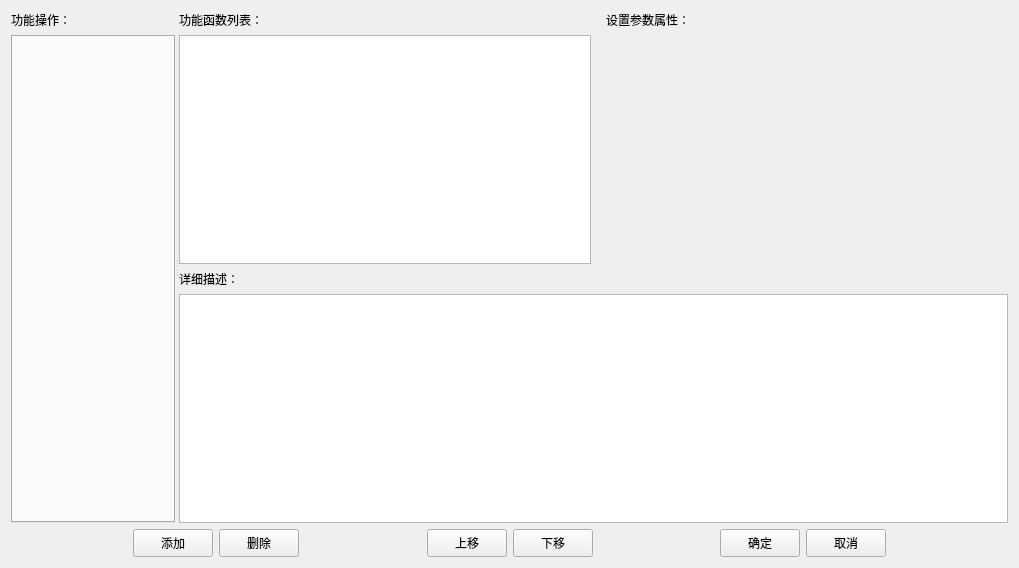
<?xml version="1.0" encoding="UTF-8"?>
<ui version="4.0">
 <class>FunctionEditorDialog</class>
 <widget class="QDialog" name="FunctionEditorDialog">
  <property name="geometry">
   <rect>
    <x>0</x>
    <y>0</y>
    <width>1019</width>
    <height>568</height>
   </rect>
  </property>
  <property name="windowTitle">
   <string>Dialog</string>
  </property>
  <layout class="QVBoxLayout" name="verticalLayout_5">
   <item>
    <widget class="QSplitter" name="splitter">
     <property name="sizePolicy">
      <sizepolicy hsizetype="Expanding" vsizetype="Expanding">
       <horstretch>0</horstretch>
       <verstretch>0</verstretch>
      </sizepolicy>
     </property>
     <property name="orientation">
      <enum>Qt::Horizontal</enum>
     </property>
     <widget class="QWidget" name="layoutWidget">
      <layout class="QVBoxLayout" name="verticalLayout">
       <property name="sizeConstraint">
        <enum>QLayout::SetMaximumSize</enum>
       </property>
       <item>
        <widget class="QLabel" name="label">
         <property name="text">
          <string>功能操作：</string>
         </property>
        </widget>
       </item>
       <item>
        <widget class="QTabWidget" name="tabFuncSelect">
         <property name="sizePolicy">
          <sizepolicy hsizetype="Expanding" vsizetype="Expanding">
           <horstretch>0</horstretch>
           <verstretch>0</verstretch>
          </sizepolicy>
         </property>
         <property name="currentIndex">
          <number>-1</number>
         </property>
        </widget>
       </item>
      </layout>
     </widget>
     <widget class="QWidget" name="layoutWidget">
      <layout class="QVBoxLayout" name="verticalLayout_4">
       <property name="sizeConstraint">
        <enum>QLayout::SetMaximumSize</enum>
       </property>
       <item>
        <layout class="QHBoxLayout" name="horizontalLayout_2">
         <item>
          <layout class="QVBoxLayout" name="verticalLayout_3">
           <property name="sizeConstraint">
            <enum>QLayout::SetMaximumSize</enum>
           </property>
           <item>
            <widget class="QLabel" name="label_3">
             <property name="sizePolicy">
              <sizepolicy hsizetype="Expanding" vsizetype="Preferred">
               <horstretch>0</horstretch>
               <verstretch>0</verstretch>
              </sizepolicy>
             </property>
             <property name="text">
              <string>功能函数列表：</string>
             </property>
            </widget>
           </item>
           <item>
            <widget class="QTableWidget" name="tableEventFunc"/>
           </item>
          </layout>
         </item>
         <item>
          <widget class="QWidget" name="propTableFunc" native="true">
           <property name="sizePolicy">
            <sizepolicy hsizetype="Preferred" vsizetype="Expanding">
             <horstretch>0</horstretch>
             <verstretch>0</verstretch>
            </sizepolicy>
           </property>
           <property name="minimumSize">
            <size>
             <width>160</width>
             <height>0</height>
            </size>
           </property>
           <layout class="QVBoxLayout" name="propTableFuncLayout">
            <property name="sizeConstraint">
             <enum>QLayout::SetMaximumSize</enum>
            </property>
            <property name="topMargin">
             <number>0</number>
            </property>
            <property name="bottomMargin">
             <number>0</number>
            </property>
            <item>
             <widget class="QLabel" name="label_4">
              <property name="minimumSize">
               <size>
                <width>360</width>
                <height>0</height>
               </size>
              </property>
              <property name="text">
               <string>设置参数属性：</string>
              </property>
             </widget>
            </item>
            <item>
             <widget class="QStackedWidget" name="stackedWidget"/>
            </item>
           </layout>
          </widget>
         </item>
        </layout>
       </item>
       <item>
        <layout class="QVBoxLayout" name="verticalLayout_2">
         <item>
          <widget class="QLabel" name="label_2">
           <property name="text">
            <string>详细描述：</string>
           </property>
          </widget>
         </item>
         <item>
          <widget class="QPlainTextEdit" name="plainTextFuncDesc"/>
         </item>
        </layout>
       </item>
      </layout>
     </widget>
    </widget>
   </item>
   <item>
    <layout class="QHBoxLayout" name="horizontalLayout">
     <property name="sizeConstraint">
      <enum>QLayout::SetFixedSize</enum>
     </property>
     <item>
      <spacer name="horizontalSpacer_3">
       <property name="orientation">
        <enum>Qt::Horizontal</enum>
       </property>
       <property name="sizeHint" stdset="0">
        <size>
         <width>40</width>
         <height>20</height>
        </size>
       </property>
      </spacer>
     </item>
     <item>
      <spacer name="horizontalSpacer_4">
       <property name="orientation">
        <enum>Qt::Horizontal</enum>
       </property>
       <property name="sizeHint" stdset="0">
        <size>
         <width>40</width>
         <height>20</height>
        </size>
       </property>
      </spacer>
     </item>
     <item>
      <widget class="QToolButton" name="btnAdd">
       <property name="minimumSize">
        <size>
         <width>80</width>
         <height>28</height>
        </size>
       </property>
       <property name="text">
        <string>添加</string>
       </property>
      </widget>
     </item>
     <item>
      <widget class="QToolButton" name="btnDel">
       <property name="minimumSize">
        <size>
         <width>80</width>
         <height>28</height>
        </size>
       </property>
       <property name="text">
        <string>删除</string>
       </property>
      </widget>
     </item>
     <item>
      <spacer name="horizontalSpacer">
       <property name="orientation">
        <enum>Qt::Horizontal</enum>
       </property>
       <property name="sizeHint" stdset="0">
        <size>
         <width>40</width>
         <height>20</height>
        </size>
       </property>
      </spacer>
     </item>
     <item>
      <spacer name="horizontalSpacer_2">
       <property name="orientation">
        <enum>Qt::Horizontal</enum>
       </property>
       <property name="sizeHint" stdset="0">
        <size>
         <width>40</width>
         <height>20</height>
        </size>
       </property>
      </spacer>
     </item>
     <item>
      <widget class="QToolButton" name="btnMoveUp">
       <property name="minimumSize">
        <size>
         <width>80</width>
         <height>28</height>
        </size>
       </property>
       <property name="text">
        <string>上移</string>
       </property>
      </widget>
     </item>
     <item>
      <widget class="QToolButton" name="btnMoveDown">
       <property name="minimumSize">
        <size>
         <width>80</width>
         <height>28</height>
        </size>
       </property>
       <property name="text">
        <string>下移</string>
       </property>
      </widget>
     </item>
     <item>
      <spacer name="horizontalSpacer_5">
       <property name="orientation">
        <enum>Qt::Horizontal</enum>
       </property>
       <property name="sizeHint" stdset="0">
        <size>
         <width>40</width>
         <height>20</height>
        </size>
       </property>
      </spacer>
     </item>
     <item>
      <spacer name="horizontalSpacer_6">
       <property name="orientation">
        <enum>Qt::Horizontal</enum>
       </property>
       <property name="sizeHint" stdset="0">
        <size>
         <width>40</width>
         <height>20</height>
        </size>
       </property>
      </spacer>
     </item>
     <item>
      <widget class="QToolButton" name="btnOk">
       <property name="minimumSize">
        <size>
         <width>80</width>
         <height>28</height>
        </size>
       </property>
       <property name="text">
        <string>确定</string>
       </property>
      </widget>
     </item>
     <item>
      <widget class="QToolButton" name="btnCancel">
       <property name="minimumSize">
        <size>
         <width>80</width>
         <height>28</height>
        </size>
       </property>
       <property name="text">
        <string>取消</string>
       </property>
      </widget>
     </item>
     <item>
      <spacer name="horizontalSpacer_7">
       <property name="orientation">
        <enum>Qt::Horizontal</enum>
       </property>
       <property name="sizeHint" stdset="0">
        <size>
         <width>40</width>
         <height>20</height>
        </size>
       </property>
      </spacer>
     </item>
     <item>
      <spacer name="horizontalSpacer_8">
       <property name="orientation">
        <enum>Qt::Horizontal</enum>
       </property>
       <property name="sizeHint" stdset="0">
        <size>
         <width>40</width>
         <height>20</height>
        </size>
       </property>
      </spacer>
     </item>
    </layout>
   </item>
  </layout>
 </widget>
 <resources/>
 <connections/>
</ui>
